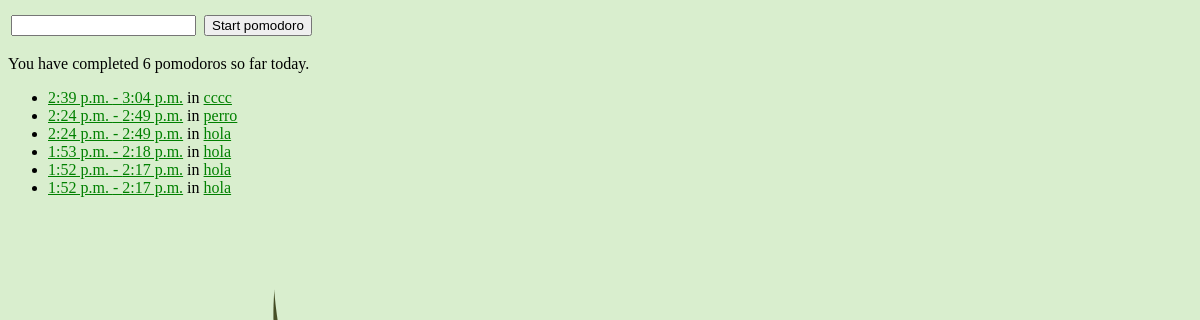
/pymodoro/ (signed in), run on an earlier commit of the app's database.
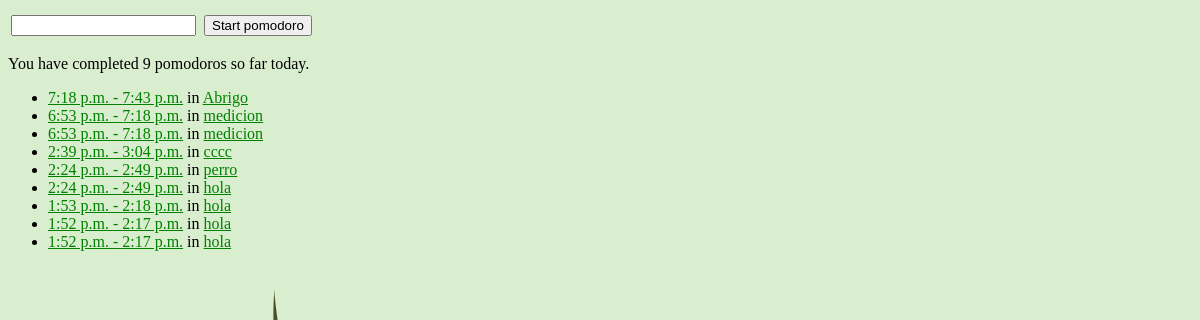
And on a later commit of the database.
### Pymodoro/models.py (models this page shows, shortened)
class Pomodoro(models.Model):
    user = models.ForeignKey(User)
    tag = models.CharField(max_length=200)
    end_time = models.DateTimeField("end time")
    def init_time(self):
        return self.end_time - datetime.timedelta(minutes=25)
    def is_from_today(self):
        return self.end_time.date() == datetime.date.today()
    is_from_today.admin_order_field = 'end_time'
    is_from_today.boolean = True
    is_from_today.short_description = 'is from today?'

### Pymodoro/views.py (the view)
def index(request):
    if request.user.is_authenticated():
        if request.method == 'POST':
            form = StartForm(request.POST)
            if form.is_valid():
                time.sleep(1*1) # minutes * seconds/minute
                pomodoro_tag = form.cleaned_data['tag']
                new_pomodoro = Pomodoro(user=request.user, end_time=timezone.now(), tag=pomodoro_tag)
                new_pomodoro.save()
                return HttpResponseRedirect(reverse('Pymodoro:index'))
        else:
            form = StartForm()
        pm = PomodoroManager()
        today_pomodoro_list = pm.are_from_today(request.user)
        return render(request, 'Pymodoro/index.html', {'form': form, 'today_pomodoro_list': today_pomodoro_list})

### Pymodoro/forms.py
class StartForm(forms.Form):
    tag = forms.CharField(max_length=200, error_messages={'required': '*',})

### Pymodoro/models.py (called while the page is built)
    def are_from_today(self, user):
        result_list = []
        for p in Pomodoro.objects.all():
            if p.is_from_today() and p.user == user:
                result_list.append(p)
        return sorted(result_list, key=attrgetter('end_time'), reverse=True)

### Pymodoro/templates/Pymodoro/index.html (shortened to what this page needs)
{% load staticfiles %}
<link rel="stylesheet" type="text/css" href="{% static 'Pymodoro/style.css' %}" />
<form action="{% url 'Pymodoro:index' %}" method="post">
    <table>
        <tr>
            <td>{{ form.non_field_errors }}</td>
        </tr>
        <tr>
            <td>{{ form.tag }}</td>
            <td>
            </td>
            <td><input type="submit" value="Start pomodoro" /></td>
        </tr>
    </table>
</form>
{% if user.is_authenticated %}
    <p>
        You have completed {{ today_pomodoro_list|length }} pomodoro{{ today_pomodoro_list|length|pluralize }} so far today.
    </p>
    {% if today_pomodoro_list %}
        <ul>
        {% for pomodoro in today_pomodoro_list %}
            <li><a href="{% url 'Pymodoro:detail' pomodoro.id %}">{{ pomodoro.init_time.time}} - {{ pomodoro.end_time.time }}</a> in  <a href="{% url 'Pymodoro:tag' pomodoro.tag %}">{{ pomodoro.tag }}</a></li>
        {% endfor %}
        </ul>
    {% endif %}
{% else %}
    <p>
        You are not logged in.
    </p>
{% endif %}

What changed in the data, as far as the page shows it:
added Pomodoro: init_time.time "7:18 p.m.", end_time.time "7:43 p.m.", tag "Abrigo"
added Pomodoro: init_time.time "6:53 p.m.", end_time.time "7:18 p.m.", tag "medicion"
added Pomodoro: init_time.time "6:53 p.m.", end_time.time "7:18 p.m.", tag "medicion"
Also different on the page:
{{ today_pomodoro_list|length }}: "6" → "9"
